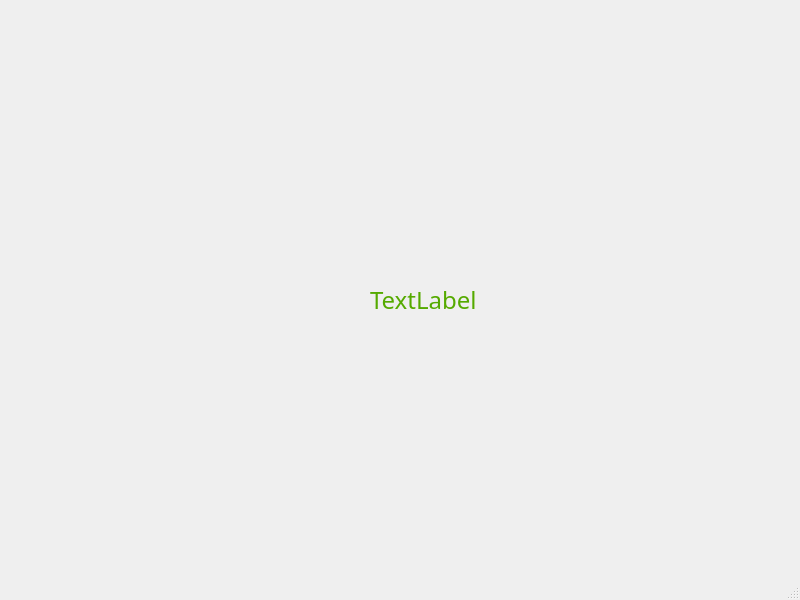
<?xml version="1.0" encoding="UTF-8"?>
<ui version="4.0">
 <class>MainWindow3</class>
 <widget class="QMainWindow" name="MainWindow3">
  <property name="geometry">
   <rect>
    <x>0</x>
    <y>0</y>
    <width>800</width>
    <height>600</height>
   </rect>
  </property>
  <property name="windowTitle">
   <string>Tips</string>
  </property>
  <widget class="QWidget" name="centralwidget">
   <widget class="QLabel" name="label">
    <property name="geometry">
     <rect>
      <x>370</x>
      <y>260</y>
      <width>141</width>
      <height>81</height>
     </rect>
    </property>
    <property name="font">
     <font>
      <family>Bahnschrift</family>
      <pointsize>18</pointsize>
     </font>
    </property>
    <property name="text">
     <string>&lt;html&gt;&lt;head/&gt;&lt;body&gt;&lt;p&gt;&lt;span style=&quot; color:#55aa00;&quot;&gt;TextLabel&lt;/span&gt;&lt;/p&gt;&lt;/body&gt;&lt;/html&gt;</string>
    </property>
   </widget>
  </widget>
  <widget class="QMenuBar" name="menubar">
   <property name="geometry">
    <rect>
     <x>0</x>
     <y>0</y>
     <width>800</width>
     <height>20</height>
    </rect>
   </property>
  </widget>
  <widget class="QStatusBar" name="statusbar"/>
 </widget>
 <resources/>
 <connections/>
</ui>
